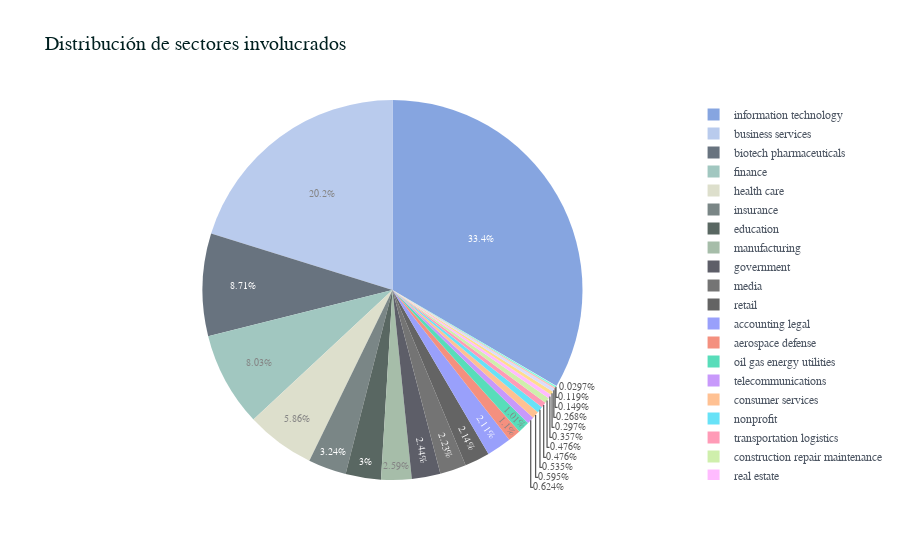

Source (notebook cell):
### Code cell
my_pie_count(df,'v_sector','Distribución de sectores involucrados')

### Figure 1 — Plotly figure (JSON) as saved in the notebook; plotly's stock layout.template omitted (floating-point values rounded to 4 significant figures)
{"data": [{"labels": ["information technology", "business services", "biotech pharmaceuticals", "finance", "health care", "insurance", "education", "manufacturing", "government", "media", "retail", "accounting legal", "aerospace defense", "oil gas energy utilities", "telecommunications", "consumer services", "nonprofit", "transportation logistics", "construction repair maintenance", "real estate", "arts entertainment recreation", "restaurants bars food services", "agriculture forestry", "travel tourism", "mining metals"], "marker": {"colors": ["#4676d0", "#95b0e4", "#19293c", "#6faa9f", "#ccceb1", "#344647", "#02160f", "#779a7c", "#070919", "#2b2b2b", "#121212"]}, "name": "", "opacity": 0.65, "textfont": {"size": 10}, "type": "pie", "values": [1124, 679, 293, 270, 197, 109, 101, 87, 82, 75, 72, 71, 37, 34, 21, 20, 18, 16, 16, 12, 10, 9, 5, 4, 1]}], "layout": {"font": {"color": "black", "family": "Courier New, monospace"}, "legend": {"bgcolor": "#FFFFFF", "font": {"color": "#4D5663"}}, "paper_bgcolor": "#FFFFFF", "plot_bgcolor": "#FFFFFF", "title": {"font": {"color": "#002020", "family": "Arial", "size": 20}, "text": "Distribución de sectores involucrados"}}}
